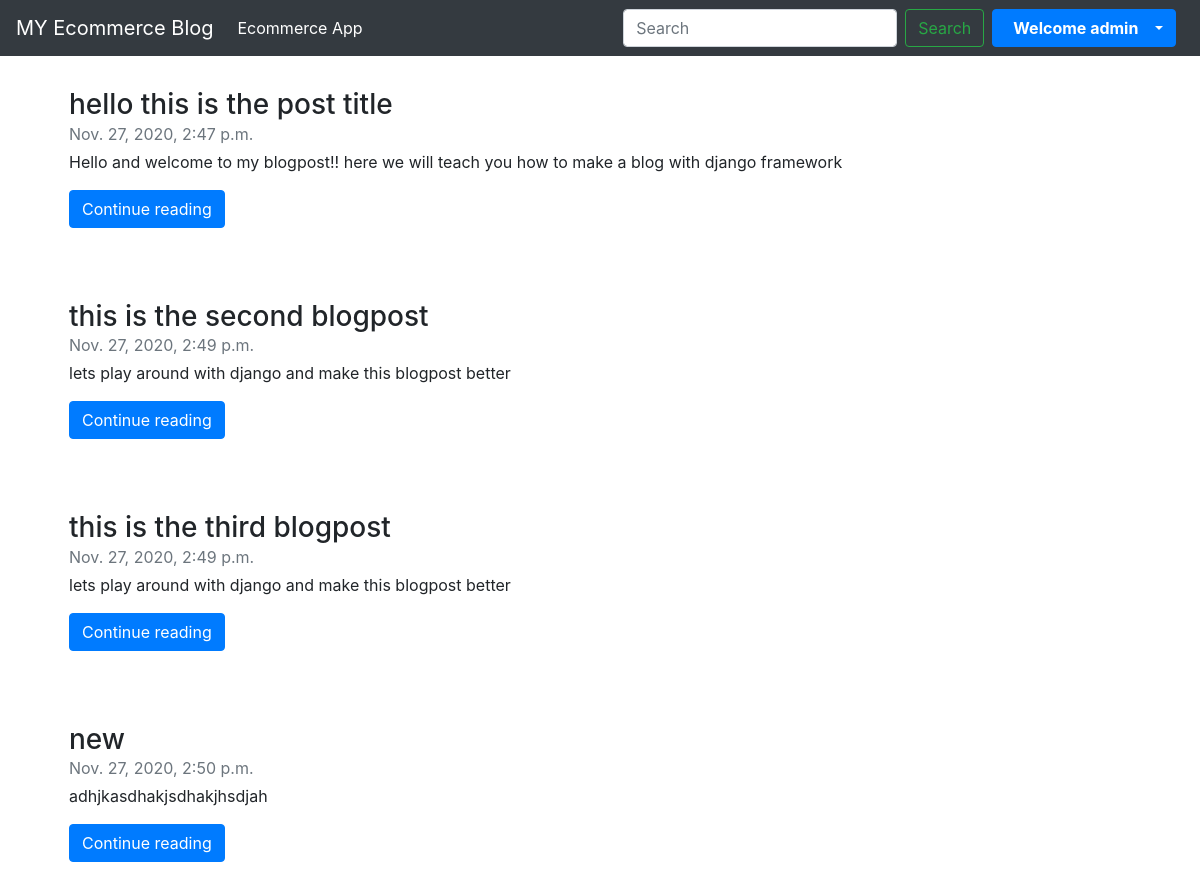
Page /blog/ (signed in) on the committed database.
### blog/models.py (models this page shows, shortened)
class Post(models.Model):
    title = models.CharField(max_length=200)
    slug = models.CharField(max_length=200)
    content = models.TextField()
    timestamp = models.DateTimeField(auto_now_add=True)
    author = models.CharField(max_length=100)

### blog/views.py (the view)
# urls.py: path('', views.index, name="home"),
def index(request):
    posts = Post.objects.all()
    comments = BlogComment.objects.all()
    context = {'posts' : posts , 'comments' : comments, 'user':request.user}
    return render(request, 'blog/blogindex.html', context)

### ecommerce/templates/blog/blogindex.html (shortened to what this page needs)
{% extends 'blog/blogbase.html' %}
{% block body %}
<div class="container">
{% for post in posts %}
    <div class="col p-4 d-flex flex-column position-static">
        <h3 class="mb-0">{{post.title}}</h3>
        <div class="mb-1 text-muted">{{post.timestamp}}</div>
        <p class="card-text mb-auto">{{post.content| truncatechars:400}}</p>
            <div>
                <a href="{{post.slug}}/" class="btn btn-primary my-3">Continue reading</a>
            </div>
    </div>
{% endfor %}
</div>
{% endblock body %}

### ecommerce/templates/blog/blogbase.html (shortened to what this page needs)
<!doctype html>
<html lang="en">
  <head>
    <link rel="stylesheet" href="https://cdn.jsdelivr.net/npm/bootstrap@4.5.3/dist/css/bootstrap.min.css">
  </head>
  <body>
    <nav class="navbar navbar-expand-lg navbar-dark bg-dark">
        <a class="navbar-brand" href="/blog/">MY Ecommerce Blog</a>
        <div class="collapse navbar-collapse" id="navbarSupportedContent">
          <ul class="navbar-nav mr-auto">
            <li class="nav-item active">
              <a class="nav-link" href="/shop/">Ecommerce App <span class="sr-only">(current)</span></a>
            </li>
          </ul>
          <form class="form-inline my-2 my-lg-0" action="/blog/blogpost/search/">
            <input class="form-control mr-sm-2" type="search" placeholder="Search" aria-label="Search" id="query" name="query">
            <button class="btn btn-outline-success my-2 my-sm-0" type="submit">Search</button>
          </form>
          {% if user.is_authenticated %}
            <div class="dropdown mx-2">
              <button class="btn btn-primary dropdown-toggle" type="button" id="dropdownMenu2" data-toggle="dropdown" aria-haspopup="true" aria-expanded="false">
                <strong class="text-white mx-2"> Welcome {{user.username}}</strong>
              </button>
            </div>
          </div>
          {% else %}
          <button type="button" class="btn btn-primary mx-2" data-toggle="modal" data-target="#login">Login</button>
          <button type="button" class="btn btn-primary" data-toggle="modal" data-target="#signup">SignUp</button>
          {% endif %}
      </nav>
    {% block body %}
    {% endblock %}
  </body>
</html>

### rows in the picture
Post: title "hello this is the post title", timestamp "Nov. 27, 2020, 2:47 p.m.", content "Hello and welcome to my blogpost!! here we will teach you how to make a blog with django framework"
Post: title "this is the second blogpost", timestamp "Nov. 27, 2020, 2:49 p.m.", content "lets play around with django and make this blogpost better"
Post: title "this is the third blogpost", timestamp "Nov. 27, 2020, 2:49 p.m.", content "lets play around with django and make this blogpost better"
Post: title "new", timestamp "Nov. 27, 2020, 2:50 p.m.", content "adhjkasdhakjsdhakjhsdjah"

### other values in the picture
{{ user.username }} "admin"
